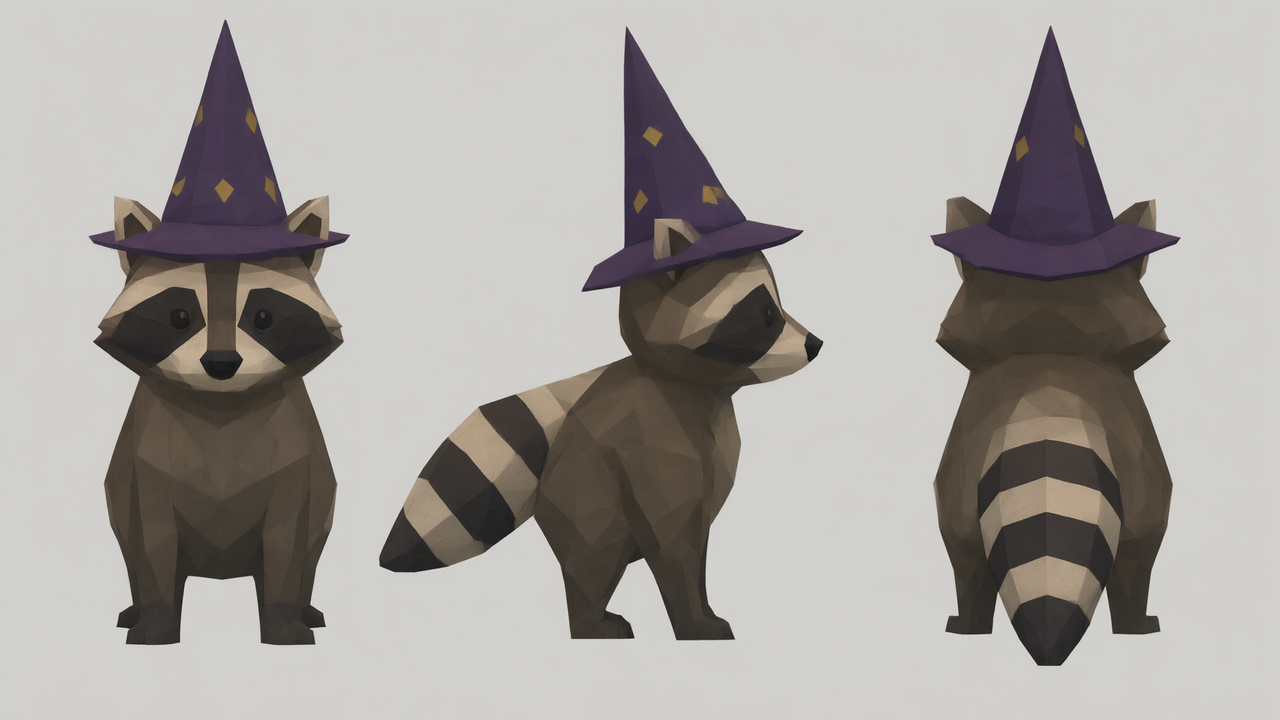
#> input picture tools/characters/ref/raccoon_turnaround.png, 1280 x 720 px
$ python -i eval_sheet.py   (imports and definitions only)
#> lines starting #> are read from the running program, lines starting #| are printed output that depends on the picture
#!/usr/bin/env python3
"""Lay candidate captures (tools/characters/capture_candidate.gd) side by side with the painting: python tools/characters/eval_sheet.py OUT_DIR LABEL=CAPTURE_DIR ... [--ref REFERENCE.png]

Writes OUT_DIR/eval_game.png (the room frame at game resolution, PSX on and off: where she is seen, about 100 px tall, from behind) and
OUT_DIR/eval_studio.png (front, back, three-quarter and the raised-arm cast pose of each model alone), one column a candidate, the reference first.
A label may carry facts after a pipe: "cpu int8|9000 tris, 21 bones".
"""
import os
import sys

from PIL import Image, ImageDraw

ROOM_BOX = (655, 448, 805, 648)                   # the witch in the 1280 x 720 room frame (compare_painted.py)
STUDIO_BOX = (380, 40, 900, 720)
CELL_H = 520


def fit(img, h, resample=Image.LANCZOS):
    return img.resize((max(1, round(img.width * h / img.height)), h), resample)


# [5 lines left out: function room_cut, not called in this run]


def studio_cut(path):
#> called with path = 'ref/raccoon_turnaround.png'
    return fit(Image.open(path).convert("RGB").crop(STUDIO_BOX), CELL_H)
#> in fit, `return img.resize((max(1, round(img.width * h / img.height)), h), resa..`:
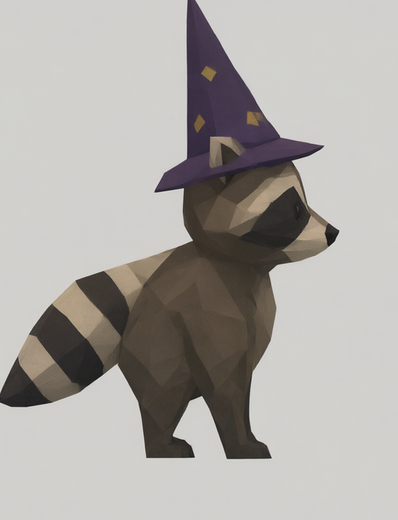
#> returned value: PIL image 398x520 RGB; mean R, G, B 172.4, 168.9, 165.1


# [58 lines left out: functions sheet, main, not called in this run]


# [2 lines not run here, left out]

>>> result = studio_cut('ref/raccoon_turnaround.png')
